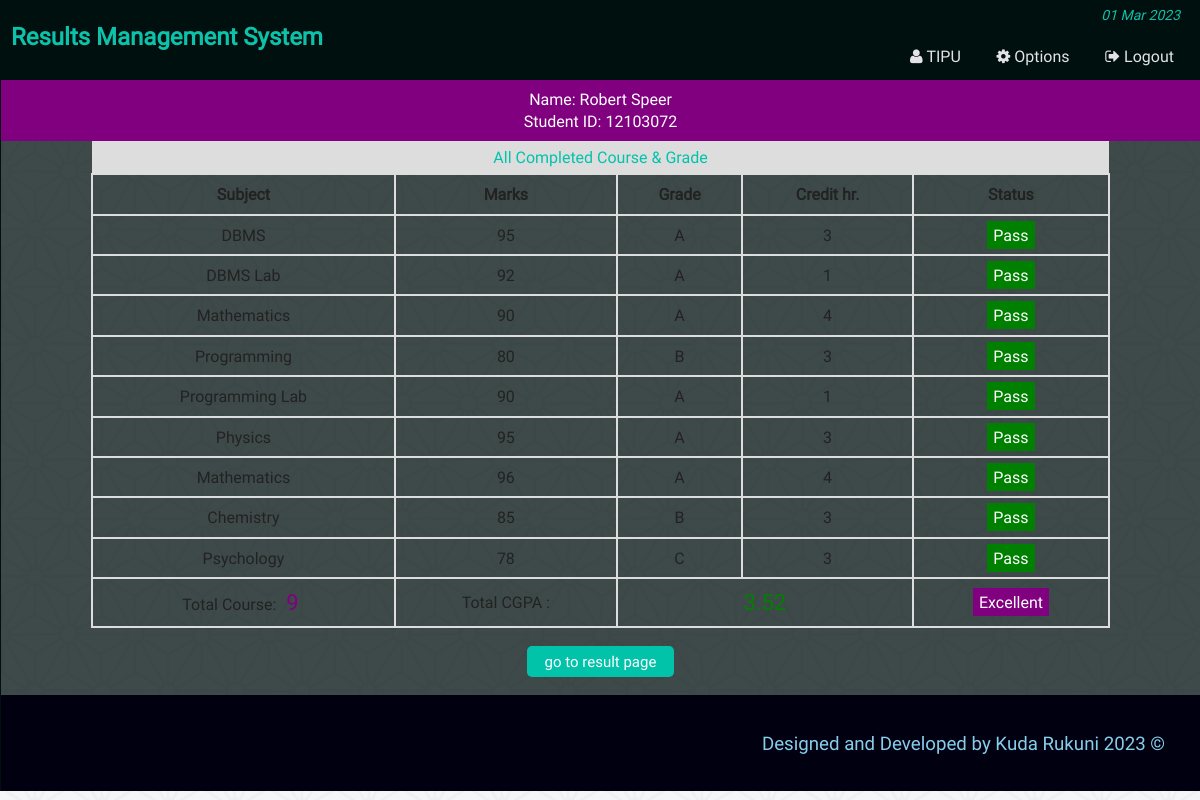
/view_cgpa.php?vr=12103072&vn=Robert Speer (signed in), run on the app's committed database.
### tables this page shows
CREATE TABLE `result` (
  `id` int(11) NOT NULL,
  `st_id` int(11) NOT NULL,
  `marks` int(5) NOT NULL,
  `sub` varchar(50) NOT NULL,
  `semester` varchar(20) NOT NULL
);

### php/functions.php (called while the page is built, shortened)
<?php
class login_registration_class{
	public function view_cgpa($stid){
		global $conn;
		$sql = "select * from result where st_id='$stid'";
		$result = $conn->query($sql);
		return $result;
	}
};
?>

### view_cgpa.php (the view, shortened to what this page needs)
<?php
	require "php/config.php";
	require_once "php/functions.php";
	$user = new login_registration_class();
	if(isset($_REQUEST['vr'])){
		$stid = $_REQUEST['vr'];
		$name = $_REQUEST['vn'];
	}
?>
<?php
include "php/headertop_admin.php";
?>
<div class="all_student fix">
		<?php
		function credit_hour($x){
			if($x=="DBMS") return 3;
			elseif($x == "DBMS Lab") return 1;
			elseif($x == "Mathematics") return 4;
			elseif($x == "Programming") return 3;
			elseif($x == "Programming Lab") return 1;
			elseif($x == "English") return 4;
			elseif($x == "Physics") return 3;
			elseif($x == "Chemistry") return 3;
			elseif($x == "Psychology") return 3;
		}
		function grade_point($gd){
			if($gd<60) return 0;
			elseif($gd>=60 && $gd<70) return 1;
			elseif($gd>=70 && $gd<80) return 2;
			elseif($gd>=80 && $gd<90) return 3;
			elseif($gd>=90 && $gd<=100) return 4;
		}
		?>
		<div>
	<p style="text-align:center;color:#fff;background:purple;margin:0;padding:8px;"><?php echo "Name: ".$name."<br>Student ID: " . $stid; ?></p>
	</div>
	<p style='text-align:center;background:#ddd;color:#01C3AA;padding:5px;width:84%;margin:0 auto'>All Completed Course & Grade</p>
	<?php
			$i=0;
			$ch = 0;
			$gp = 0;
				$get_result = $user->view_cgpa($stid);
				if($get_result && ($get_result->num_rows)>0){
			?>
				<table class="tab_two" style="text-align:center;width:85%;margin:0 auto">
					<th>Subject</th>
					<th>Marks</th>
					<th>Grade</th>
					<th>Credit hr.</th>
					<th>Status</th>
		<?php
				while($rows = $get_result->fetch_assoc()){
				$i++;
				$ch = $ch + credit_hour($rows['sub']);
		?>
			<tr>
				<td><?php echo $rows['sub']; ?></td>
				<td><?php echo $rows['marks']; ?></td>
				<td>
				<?php
					$mark = $rows['marks'];
					if($mark<60){echo "F";}
					elseif($mark>=60 && $mark<70){echo "D";}
					elseif($mark>=70 && $mark<80){echo "C";}
					elseif($mark>=80 && $mark<90){echo "B";}
					elseif($mark>=90 && $mark<=100){echo "A";}
					$gp = $gp + (credit_hour($rows['sub']) * grade_point($rows['marks']));
				?>
				</td>
				<td><?php echo credit_hour($rows['sub']); ?></td>
				<td>
				<?php
					$stat = $rows['marks'];
					if($stat<60){
						echo "<span style='background:red;padding:3px 11px;color:#fff;'>Fail</span>";
					}elseif($stat>=60 && $stat<70){
						echo "<span style='background:yellow'>Retake</span>";
					}else{
						echo "<span style='background:green;padding:3px 6px;color:#fff;'>Pass</span>";
					}
				?>
				</td>
			</tr>
			<?php } ?>
			<tr>
			<td><?php echo "Total Course: <span style='color:#800080;padding:3px 6px;font-size:22px'>".$i."</span>"; ?></td>
				<td colspan="1">Total CGPA : </td>
				<td colspan="2">
				<?php
				$sg = $gp/$ch;
				echo "<span style='color:green;padding:3px 6px;font-size:22px'>" . round($sg,2) . "</span>"; ?>
				</td>
				<td>
					<?php
						if($sg>=3.5){
							echo "<span style='background:purple;padding:3px 6px;color:#fff;'>Excellent";
						}elseif($sg>=3.0 && $sg<3.5){
							echo "<span style='background:green;padding:3px 6px;color:#fff;'>Good";
						}elseif($sg>=2.5 && $sg<3.0){
							echo "<span style='background:gray;padding:3px 6px;color:#fff;'>Average";
						}else{
							echo "<span style='background:red;padding:3px 6px;color:#fff;'>Probation";
						}
					?>
				</td>
			</tr>
		</table>
		<?php
			}
			else{
				echo  "<p style='color:red;text-align:center'>Nothing Found</p>";
				}
		?>
		<div class="back fix">
			<p style="text-align:center"><a href="view_result.php?vr=<?php echo $stid?>&vn=<?php echo $name?>"><button class="editbtn">go to result page</button></a></p>
		</div>
</div>
<?php include "php/footerbottom.php";?>

### css/main.css (style rules this page uses)
html { color: #222; font-size: 1em; line-height: 1.4; }
a { text-decoration:none; }
.fix { overflow:hidden; }
body { font-family:roboto !important; background: #00100fbf url(../img/ptrn.png) repeat fixed; }
.st_reg th, td { padding: 8px; }
.editbtn { background-color: #01C3AA; border: none; border-radius:5px; color: white; padding: 5px 18px; text-align: center; text-decoration: none; display: inline-block; font-size: 15px; margin: 2px 1px; cursor: pointer; }
.all_student { min-height:450px; }
table.att_tab tr,td,th { border:2px solid #ddd; border-collapse:collapse; padding:8px; }

### data on the page
result: sub "DBMS", marks "95", shows "A", sub "3", shows "Pass"
result: sub "DBMS Lab", marks "92", shows "A", sub "1", shows "Pass"
result: sub "Mathematics", marks "90", shows "A", sub "4", shows "Pass"
result: sub "Programming", marks "80", shows "B", sub "3", shows "Pass"
result: sub "Programming Lab", marks "90", shows "A", sub "1", shows "Pass"
result: sub "Physics", marks "95", shows "A", sub "3", shows "Pass"
result: sub "Mathematics", marks "96", shows "A", sub "4", shows "Pass"
result: sub "Chemistry", marks "85", shows "B", sub "3", shows "Pass"
result: sub "Psychology", marks "78", shows "C", sub "3", shows "Pass"

### other printed values
$admin_name "TIPU"
$name "Robert Speer"
$stid "12103072"
